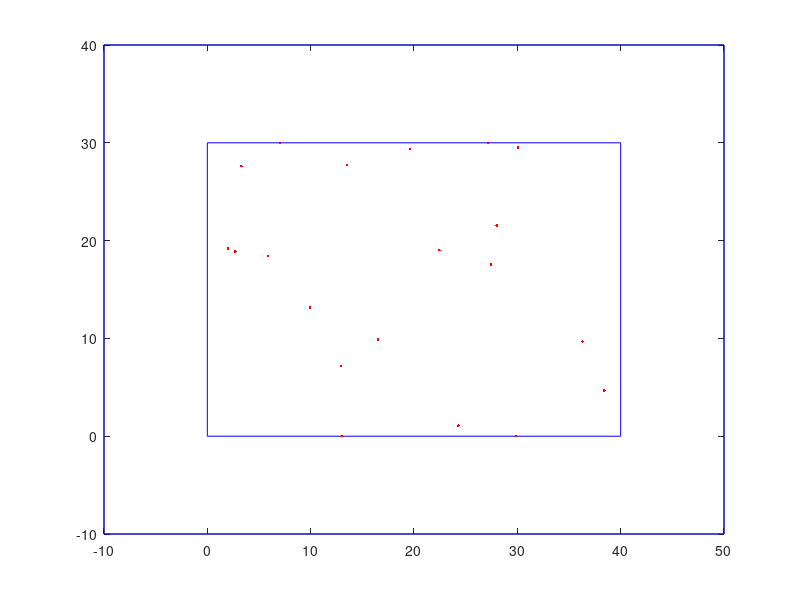

Here is the MATLAB script that generated this plot:
function diffusionT (Anzahl, Dauer, xMax, yMax)

% DIFFUSIONT(ANZAHL,DAUER,XMAX,YMAX) simulates multiple particles 
% (the number of the particles is anzahl) in a fixed frame 
% of size [xMax, yMax]. These particles hit the wall or each other
% and hence change their impulse.
% dauer is the number of times the whole system changes.
%
% DIFFUSIONT(ANZAHL,DAUER) uses xMax = 40, yMax = 30.
%
% DIFFUSIONT uses anzahl = 20, dauer = 100 in addition.

% This file was generated by students as a partial fulfillment 
% for the requirements of the course "Fractals", Winter term
% 2004/2005, Stuttgart University.	

% Author : Fabian Hansch, Stefanie Schetter
% Date   : Dec 2004
% Version: 1.0


% default setting
if (nargin < 4)
    xMax = 40;
    yMax = 30;
end
if (nargin < 2)
    Anzahl = 20;
    Dauer = 100;
end

Position = zeros(2, Anzahl);
Richtung = zeros(1, Anzahl);
for i = 1:Anzahl
    % initialise the particles (random starting points and impulses)
    Richtung(1, i) = rand(1)*2*pi;
    Position(1, i) = rand(1)*xMax;
    Position(2, i) = rand(1)*yMax;
end;

clf;
axis square; axis equal;

for i = 1:Dauer
    hold off;
    plot([0, 0, xMax, xMax, 0], [0, yMax, yMax, 0, 0], 'b-');
    hold on;
    plot([-10, -10, xMax+10, xMax+10, -10], [-10, yMax+10, yMax+10, -10, -10], 'b-');
    for j = 1:Anzahl
       plot(Position(1, j), Position(2, j), 'r.');
       for t = 1:Anzahl
           % is there another particle hitting the current one?
           if (t ~= j) & (sqrt((Position(1, j)-Position(1, t))^2 + (Position(2, j)-Position(2, t))^2))<=2
               if (Position(1, t) ~= Position(1, j))
                  Lot = atan((Position(2, t)-Position(2, j))/(Position(1, t)-Position(1, j)));
                else
                  Lot = pi/2;
               end;
               % calculating the new directions
               alpha1 = Richtung(1, j);
               alpha2 = Richtung(1, t);
               Richtung(1, j) = mod(2*Lot - alpha2, 2*pi);
               Richtung(1, t) = mod(2*Lot - alpha1, 2*pi);
           end;
       end;
       % calculating the new positions
       Position(1, j) = Position(1, j) + 2*cos(Richtung(1, j));
       Position(2, j) = Position(2, j) + 2*sin(Richtung(1, j));
       
       % hitting a wall?
       if (Position(1, j) >= xMax)
           Richtung(1, j) = pi - Richtung(1, j);
           Position(1, j) = xMax;
       end;
       if (Position(1, j) <= 0)
           Richtung(1, j) = pi - Richtung(1, j);
           Position(1, j) = 0;
       end;
       if (Position(2, j) >= yMax)
           Richtung(1, j) = 2*pi - Richtung(1, j);
           Position(2, j) = yMax;
       end;
       if (Position(2, j) <= 0)
           Richtung(1, j) = 2*pi - Richtung(1, j);
           Position(2, j) = 0;
       end;
       % no obstacle - continue along the current direction
       Richtung(1, j) = mod(Richtung(1, j), 2*pi);
    end;
    pause (1/24);
end;
